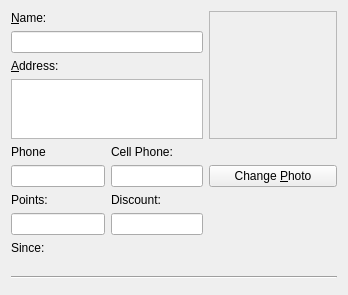
<?xml version="1.0" encoding="UTF-8"?>
<ui version="4.0">
 <class>clientEditor</class>
 <widget class="QWidget" name="clientEditor">
  <property name="geometry">
   <rect>
    <x>0</x>
    <y>0</y>
    <width>348</width>
    <height>295</height>
   </rect>
  </property>
  <property name="windowTitle">
   <string>Form</string>
  </property>
  <layout class="QGridLayout" name="gridLayout">
   <item row="0" column="0">
    <widget class="QLabel" name="label_14">
     <property name="text">
      <string>&amp;Name:</string>
     </property>
     <property name="buddy">
      <cstring>editClientName</cstring>
     </property>
    </widget>
   </item>
   <item row="0" column="2" rowspan="4">
    <widget class="QLabel" name="labelClientPhoto">
     <property name="sizePolicy">
      <sizepolicy hsizetype="Maximum" vsizetype="Maximum">
       <horstretch>0</horstretch>
       <verstretch>0</verstretch>
      </sizepolicy>
     </property>
     <property name="minimumSize">
      <size>
       <width>128</width>
       <height>128</height>
      </size>
     </property>
     <property name="frameShape">
      <enum>QFrame::StyledPanel</enum>
     </property>
     <property name="frameShadow">
      <enum>QFrame::Sunken</enum>
     </property>
     <property name="text">
      <string/>
     </property>
     <property name="alignment">
      <set>Qt::AlignCenter</set>
     </property>
    </widget>
   </item>
   <item row="1" column="0" colspan="2">
    <widget class="MibitLineEdit" name="editClientName"/>
   </item>
   <item row="2" column="0">
    <widget class="QLabel" name="label_16">
     <property name="text">
      <string>&amp;Address:</string>
     </property>
     <property name="buddy">
      <cstring>editClientAddress</cstring>
     </property>
    </widget>
   </item>
   <item row="3" column="0" colspan="2">
    <widget class="QTextEdit" name="editClientAddress">
     <property name="maximumSize">
      <size>
       <width>16777215</width>
       <height>60</height>
      </size>
     </property>
     <property name="tabChangesFocus">
      <bool>true</bool>
     </property>
     <property name="acceptRichText">
      <bool>false</bool>
     </property>
    </widget>
   </item>
   <item row="4" column="0">
    <widget class="QLabel" name="label_17">
     <property name="text">
      <string>Phone</string>
     </property>
     <property name="buddy">
      <cstring>editClientPhone</cstring>
     </property>
    </widget>
   </item>
   <item row="4" column="1">
    <widget class="QLabel" name="label_18">
     <property name="text">
      <string>Cell Phone:</string>
     </property>
     <property name="buddy">
      <cstring>editClientCell</cstring>
     </property>
    </widget>
   </item>
   <item row="5" column="0">
    <widget class="MibitLineEdit" name="editClientPhone">
     <property name="minimumSize">
      <size>
       <width>94</width>
       <height>0</height>
      </size>
     </property>
     <property name="maximumSize">
      <size>
       <width>100</width>
       <height>16777215</height>
      </size>
     </property>
    </widget>
   </item>
   <item row="5" column="1">
    <widget class="MibitLineEdit" name="editClientCell">
     <property name="maximumSize">
      <size>
       <width>100</width>
       <height>16777215</height>
      </size>
     </property>
    </widget>
   </item>
   <item row="5" column="2">
    <widget class="QPushButton" name="btnChangeClientPhoto">
     <property name="text">
      <string>Change &amp;Photo</string>
     </property>
    </widget>
   </item>
   <item row="6" column="0">
    <widget class="QLabel" name="label">
     <property name="text">
      <string>Points:</string>
     </property>
    </widget>
   </item>
   <item row="6" column="1">
    <widget class="QLabel" name="label_2">
     <property name="text">
      <string>Discount:</string>
     </property>
    </widget>
   </item>
   <item row="7" column="0">
    <widget class="MibitLineEdit" name="editClientPoints">
     <property name="minimumSize">
      <size>
       <width>94</width>
       <height>0</height>
      </size>
     </property>
     <property name="maximumSize">
      <size>
       <width>100</width>
       <height>16777215</height>
      </size>
     </property>
    </widget>
   </item>
   <item row="7" column="1">
    <widget class="MibitLineEdit" name="editClientDiscount">
     <property name="maximumSize">
      <size>
       <width>100</width>
       <height>16777215</height>
      </size>
     </property>
    </widget>
   </item>
   <item row="8" column="0">
    <widget class="QLabel" name="label_3">
     <property name="text">
      <string>Since:</string>
     </property>
    </widget>
   </item>
   <item row="9" column="0" colspan="2">
    <widget class="KDateWidget" name="sinceDatePicker"/>
   </item>
   <item row="10" column="0" colspan="3">
    <widget class="Line" name="line">
     <property name="orientation">
      <enum>Qt::Horizontal</enum>
     </property>
    </widget>
   </item>
   <item row="11" column="0">
    <spacer name="verticalSpacer">
     <property name="orientation">
      <enum>Qt::Vertical</enum>
     </property>
     <property name="sizeType">
      <enum>QSizePolicy::Minimum</enum>
     </property>
     <property name="sizeHint" stdset="0">
      <size>
       <width>20</width>
       <height>5</height>
      </size>
     </property>
    </spacer>
   </item>
  </layout>
 </widget>
 <customwidgets>
  <customwidget>
   <class>KDateWidget</class>
   <extends>QWidget</extends>
   <header>kdatewidget.h</header>
  </customwidget>
  <customwidget>
   <class>MibitLineEdit</class>
   <extends>QLineEdit</extends>
   <header>../../mibitWidgets/mibitlineedit.h</header>
  </customwidget>
 </customwidgets>
 <tabstops>
  <tabstop>editClientName</tabstop>
  <tabstop>editClientAddress</tabstop>
  <tabstop>editClientPhone</tabstop>
  <tabstop>editClientCell</tabstop>
  <tabstop>editClientPoints</tabstop>
  <tabstop>editClientDiscount</tabstop>
  <tabstop>btnChangeClientPhoto</tabstop>
 </tabstops>
 <resources/>
 <connections/>
</ui>
